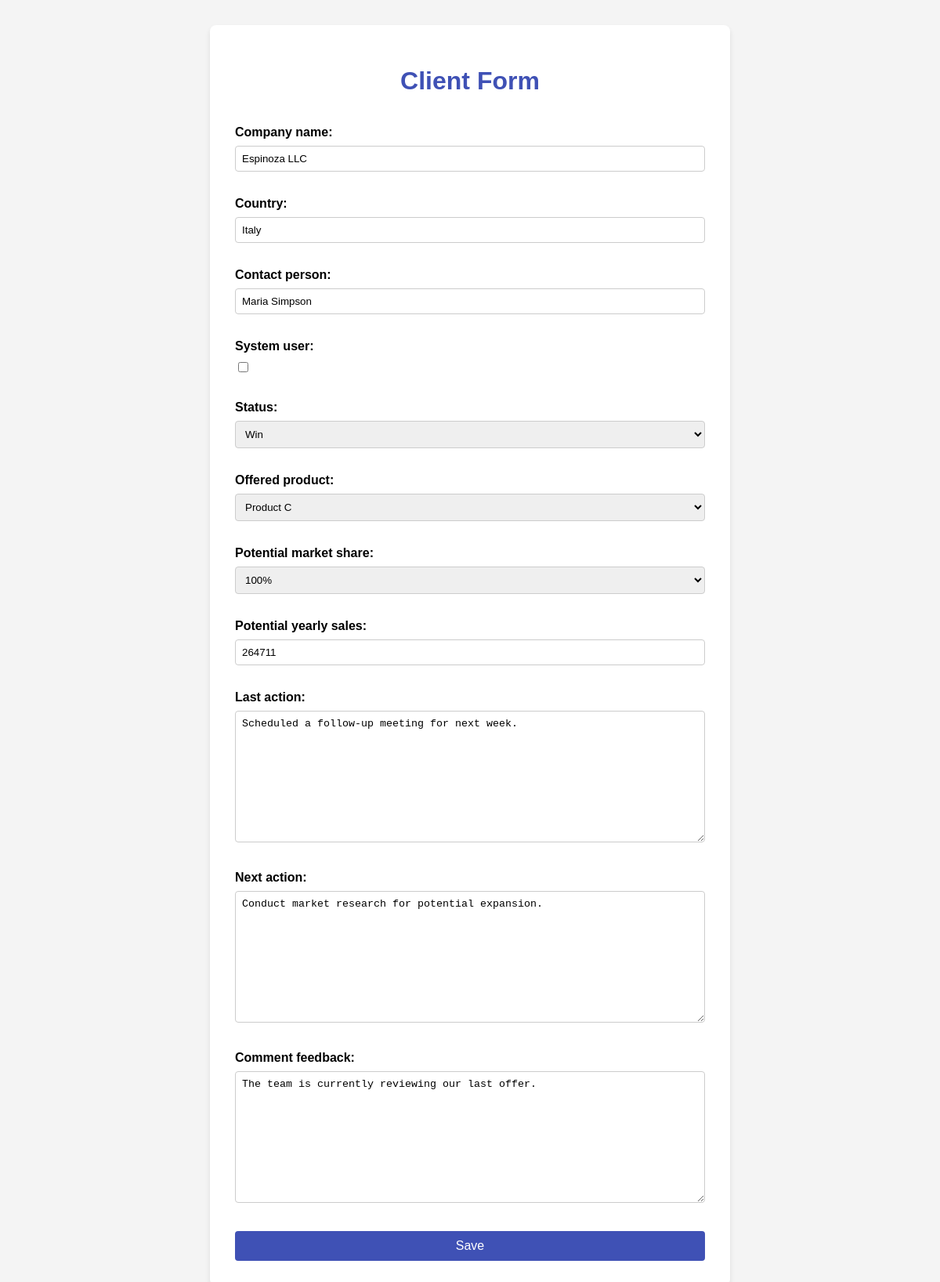
Screenshot of /clients/151/update/ with the database file from the repository.
### clients/models.py (models this page shows, shortened)
class Client(models.Model):
    PRODUCT_CHOICES = [
        ('A', 'Product A'),
        ('B', 'Product B'),
        ('C', 'Product C'),
        ('D', 'Product D'),
        ('E', 'Product E'),
        ('F', 'Product F'),
    ]
    STATUS_CHOICES = [
        ('Progressing', 'Progressing'),
        ('On Hold', 'On Hold'),
        ('Win', 'Win'),
        ('Lost', 'Lost'),
    ]
    MARKET_SHARE_CHOICES = [
        (25, '25%'),
        (50, '50%'),
        (75, '75%'),
        (100, '100%'),
    ]
    ROADBLOCK_CHOICES = [ # Nowa lista opcji
        ('Budget freeze', 'Budget freeze'),
        ('Stakeholder unvailable', 'Stakeholder unvailable'),
        ('Needs approval', 'Needs approval'),
        ('Technical issue', 'Technical issue'),
        ('Resource limitation', 'Resource limitation'),
        ('Pricing negotiation', 'Pricing negotiation'),
        ('Project postponed', 'Project postponed'),
    ]
    company_name = models.CharField(max_length=150)
    country = models.CharField(max_length=50)
    contact_person = models.CharField(max_length=100)
    system_user = models.BooleanField(default=False)
    status = models.CharField(max_length=15, choices=STATUS_CHOICES, default='Progressing')
    reason_for_roadblock = models.CharField(max_length=50, choices=ROADBLOCK_CHOICES, blank=True, null=True)
    offered_product = models.CharField(max_length=1, choices=PRODUCT_CHOICES, blank=True, null=True)
    potential_market_share = models.IntegerField(choices=MARKET_SHARE_CHOICES, blank=True, null=True)
    potential_yearly_sales = models.IntegerField(blank=True, null=True)
    last_action = models.TextField(blank=True, null=True)
    next_action = models.TextField(blank=True, null=True)
    comment_feedback = models.TextField(blank=True, null=True)

### clients/views.py (the view)
# urls.py: path('<int:pk>/update/', views.client_update, name='client_update'),
def client_update(request, pk):
    client = get_object_or_404(Client, pk=pk)
    if request.method == 'POST':
        form = ClientForm(request.POST, instance=client)
        if form.is_valid():
            form.save()
            return redirect('client_detail', pk=client.pk)
    else:
        form = ClientForm(instance=client)
    context = {
        'form': form,
        'client': client
    }
    return render(request, 'clients/client_form.html', context)

### clients/forms.py (shortened to what this page needs)
class ClientForm(forms.ModelForm):
    class Meta:
        model = Client
        fields = '__all__'

### clients/templates/clients/client_form.html (shortened to what this page needs)
<!DOCTYPE html>
<html lang="en">
<head>
</head>
<body>
    <div class="container">
        <h1>Client Form</h1>
        <form method="post">
            {{ form.as_p }}
            <input type="submit" value="Save">
        </form>
    </div>
</body>
</html>

### clients/templates/clients/client_form.html (style rules this page uses)
body { font-family: sans-serif; margin: 2em; background-color: #f4f4f4; }
.container { max-width: 600px; margin: auto; background: white; padding: 2em; border-radius: 8px; box-shadow: 0 4px 6px rgba(0,0,0,0.1); }
h1 { color: #3f51b5; text-align: center; }
form { display: flex; flex-direction: column; }
p { margin-bottom: 1em; }
label { font-weight: bold; margin-bottom: 0.5em; display: block; }
input[type="text"], input[type="number"], select, textarea { width: 100%; padding: 8px; box-sizing: border-box; border: 1px solid #ccc; border-radius: 4px; }
input[type="submit"] { background-color: #3f51b5; color: white; padding: 10px 15px; border: none; border-radius: 4px; cursor: pointer; font-size: 1em; margin-top: 1em; }

### rows the page displays
Client: company_name "Espinoza LLC", country "Italy", contact_person "Maria Simpson", status "Win", offered_product "Product C", potential_market_share "100%", potential_yearly_sales "264711", last_action "Scheduled a follow-up meeting for next week.", next_action "Conduct market research for potential expansion.", comment_feedback "The team is currently reviewing our last offer."
